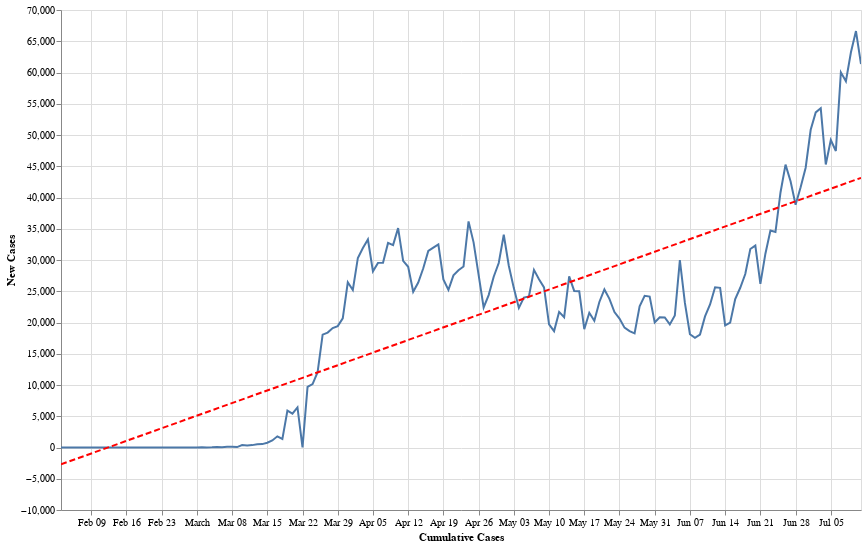

Notebook code cell kept with this figure:
### Code cell
data = country_level
state = alt.Chart(data[data['Country'] == 'US'].sort_values('Date').tail(160)).mark_line().encode(
    alt.X('Date:T', axis=alt.Axis(title='Cumulative Cases')),
    alt.Y('Confirmed_New:Q', axis=alt.Axis(title='New Cases'))
)
reg = state.transform_regression("Date", "Confirmed_New", method="linear").mark_line(color='red', strokeDash=[6,3])
(state+reg).properties(width=800, height=500).interactive()

### Figure 1 — Vega-Lite specification as saved in the notebook (floating-point values rounded to 4 significant figures; data arrays with more than 128 entries replaced by an {"elided": "..."} marker saying what was removed)
{"config": {"view": {"continuousWidth": 400, "continuousHeight": 300}}, "layer": [{"mark": "line", "encoding": {"x": {"type": "temporal", "axis": {"title": "Cumulative Cases"}, "field": "Date"}, "y": {"type": "quantitative", "axis": {"title": "New Cases"}, "field": "Confirmed_New"}}, "selection": {"selector020": {"type": "interval", "bind": "scales", "encodings": ["x", "y"]}}}, {"mark": {"type": "line", "color": "red", "strokeDash": [6, 3]}, "encoding": {"x": {"type": "temporal", "axis": {"title": "Cumulative Cases"}, "field": "Date"}, "y": {"type": "quantitative", "axis": {"title": "New Cases"}, "field": "Confirmed_New"}}, "transform": [{"on": "Date", "regression": "Confirmed_New", "method": "linear"}]}], "data": {"name": "data-467498c0f8ed9bb0d02bf374ddcc824f"}, "height": 500, "width": 800, "$schema": "https://vega.github.io/schema/vega-lite/v4.0.2.json", "datasets": {"data-467498c0f8ed9bb0d02bf374ddcc824f": {"elided": "160 records"}}}
